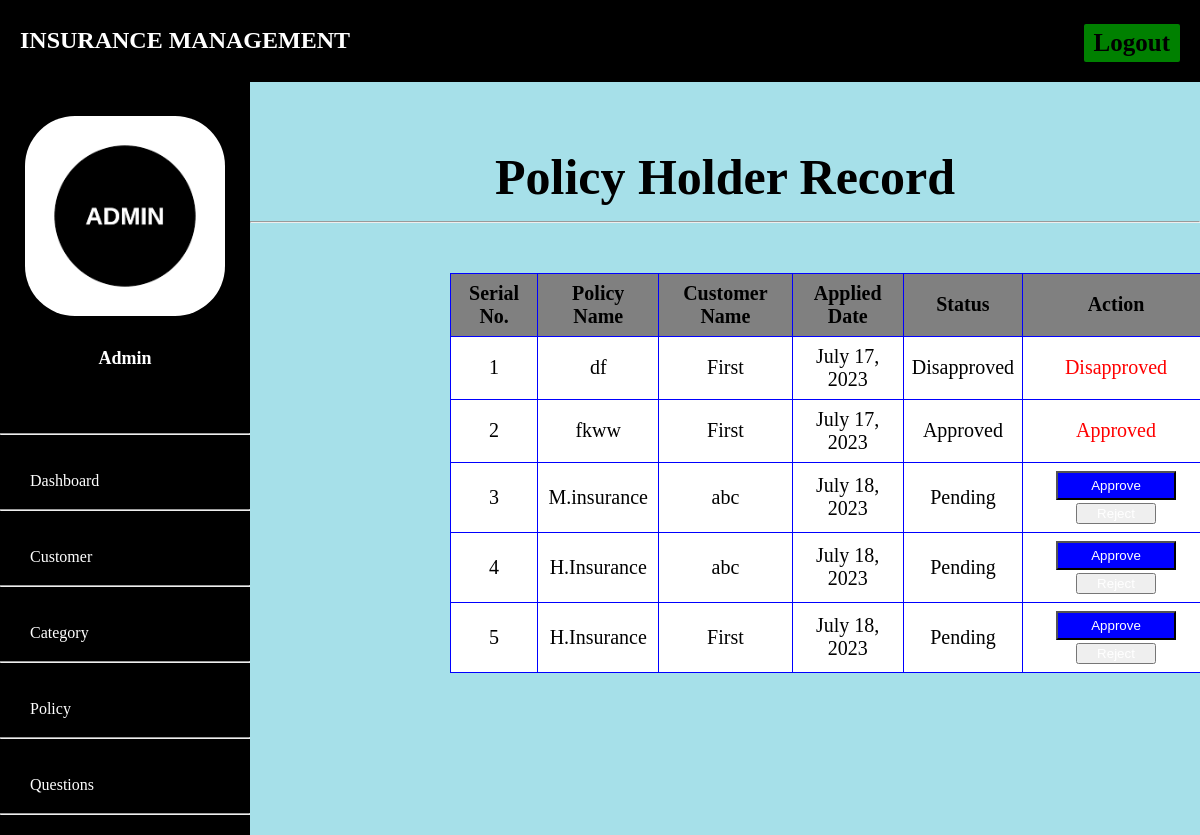
The app's page /admin-view-policy-holder with its own data.
### admins/models.py (models this page shows, shortened)
class PolicyRecord(models.Model):
    customer= models.ForeignKey(Customer, on_delete=models.CASCADE)
    Policy= models.ForeignKey(Policy, on_delete=models.CASCADE)
    status = models.CharField(max_length=100,default='Pending')
    creation_date =models.DateField(auto_now=True)

class Policy(models.Model):
    category= models.ForeignKey('Category', on_delete=models.CASCADE)
    policy_name=models.CharField(max_length=200)
    sum_assurance=models.PositiveIntegerField()
    premium=models.PositiveIntegerField()
    tenure=models.PositiveIntegerField()
    creation_date =models.DateField(auto_now=True)
    def __str__(self):
        return self.policy_name

### customer/models.py (models this page shows, shortened)
class Customer(models.Model):
    user=models.OneToOneField(User,on_delete=models.CASCADE)
    profile_pic= models.ImageField(upload_to='profile_pic',null=True,blank=True)
    address = models.CharField(max_length=40)
    mobile = models.CharField(max_length=20,null=False)
    def __str__(self):
        return self.user.first_name

### admins/views.py (the view)
# urls.py: path('admin-view-policy-holder', views.admin_view_policy_holder,name='admin-view-policy-holder'),
def admin_view_policy_holder(request):
    policyrecords = models.PolicyRecord.objects.all()
    return render(request,'admin_view_policy_holder.html',{'policyrecords':policyrecords})

### admins/templates/admin_view_policy_holder.html (shortened to what this page needs)
{% extends 'adminbase.html' %}
{% block content %}
{%load static%}
<head>
</head>
<br><br>
<div class="container">
    <h6 class="heading">Policy Holder Record</h6><hr>
    <table>
      <thead>
        <tr>
          <th>Serial No.</th>
          <th>Policy Name</th>
          <th>Customer Name</th>
          <th> Applied Date</th>
          <th>Status</th>
          <th class="text-right">Action</th>
        </tr>
      </thead>
      {% for t in policyrecords %}
      <tr>
        <td> {{ forloop.counter }}</td>
        <td> {{t.Policy}}</td>
        <td> {{t.customer}}</td>
        <td>{{t.creation_date}}</td>
        <td>{{t.status}}</td>
        {% if t.status == 'Pending' %}
          <td class="text-right">
            <button class="btn btn-primary badge-pill" style="width: 120px;"><a  style="text-decoration: none;color: white;" href="{% url 'approve-request' t.id  %}">Approve</a> </button>
            <button class="btn btn-danger badge-pill" style="width: 80px;"><a  style="text-decoration: none;color: white;" href="{% url 'reject-request' t.id  %}">Reject</a> </button>
          </td>
        {% else %}
          <td class="text-right">
          <span style="color:red;font-size:20px;" class="label success">{{t.status}}</span></td>
        {% endif %}
      </tr>
      {% endfor %}
    </table>
  </div>
<br><br><br><br><br><br>
{% endblock content %}

### admins/templates/adminbase.html (style rules this page uses)
a:link { text-decoration:none; }
body { margin: 0; padding: 0; height: 100%; font-family:cursive; background:#b2b2b2; }

### admins/templates/admin_view_policy_holder.html (style rules this page uses)
body { font-family: cursive; background-color: #a6e0e9; }
a:link { text-decoration:none; }
h6 { text-align: center; font-size:80px; }
.container { margin-top:-250px; }
table { width:80%; border-collapse: collapse; margin-top:50px; margin-left:200px; }
th, td { font-size:20px; padding: 8px; border: 1px solid blue; text-align:center; background-color:grey; }
td { background-color:#fff; font-size:20px; }
.heading { color:black; padding:5px; font-size:50px; margin-bottom:10px; }
.btn-primary { background-color:blue; color:black; padding: 5px 10px; }

### records on screen
PolicyRecord: Policy "df", customer "First", creation_date "July 17, 2023", status "Disapproved"
PolicyRecord: Policy "fkww", customer "First", creation_date "July 17, 2023", status "Approved"
PolicyRecord: Policy "M.insurance", customer "abc", creation_date "July 18, 2023", status "Pending", shows "Approve"
PolicyRecord: Policy "H.Insurance", customer "abc", creation_date "July 18, 2023", status "Pending", shows "Approve"
PolicyRecord: Policy "H.Insurance", customer "First", creation_date "July 18, 2023", status "Pending", shows "Approve"
